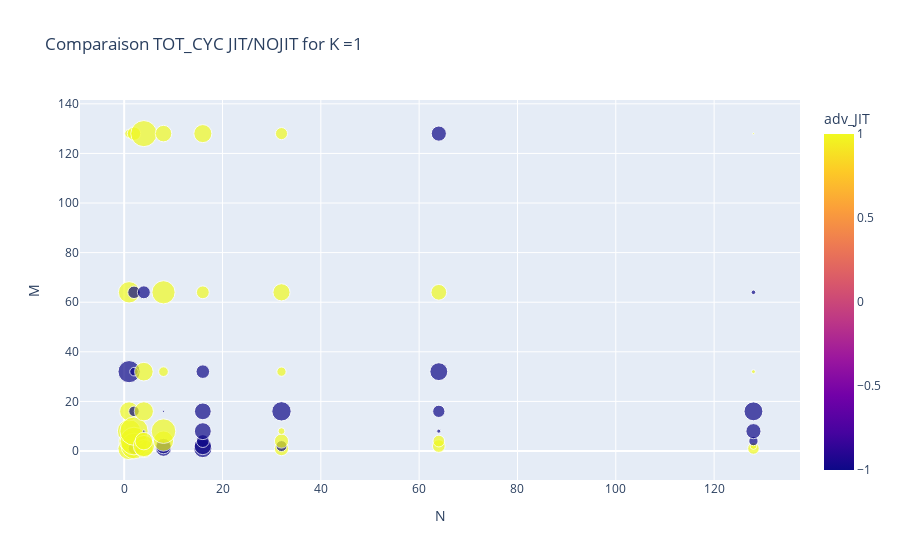
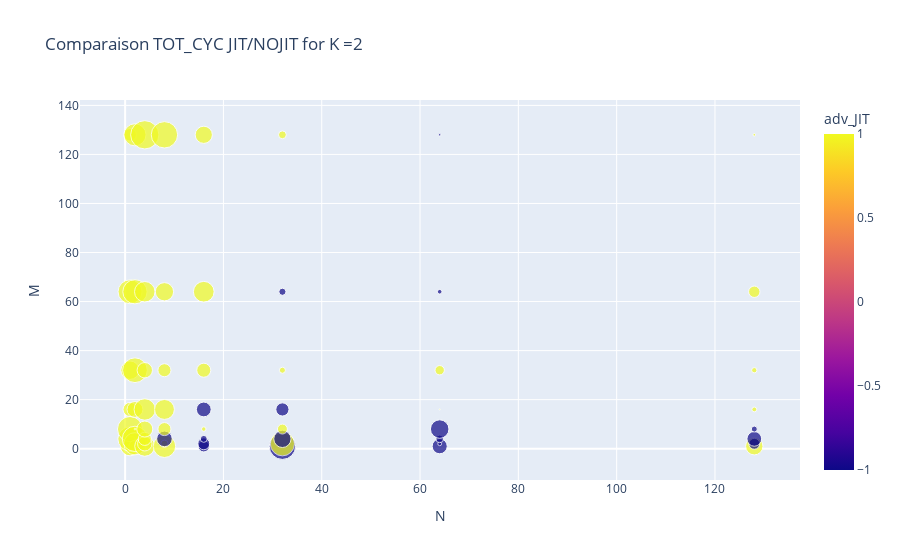
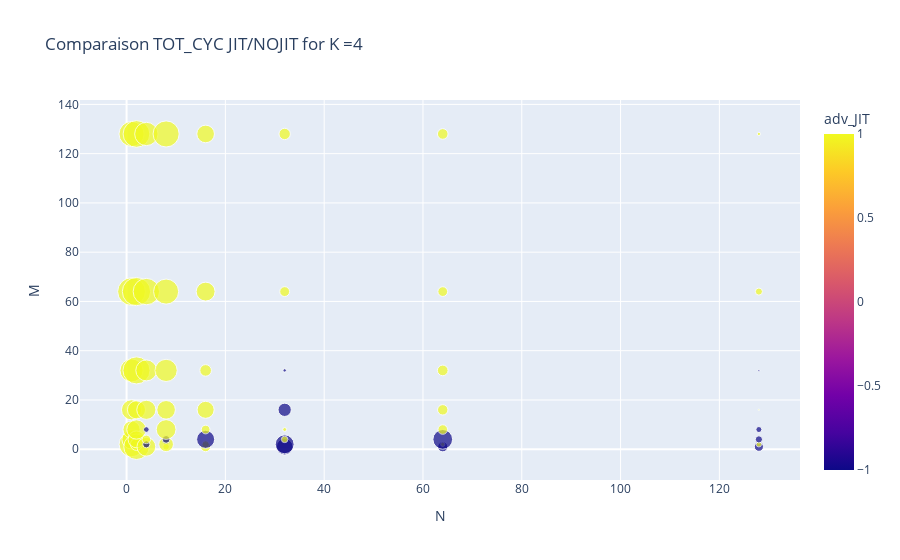
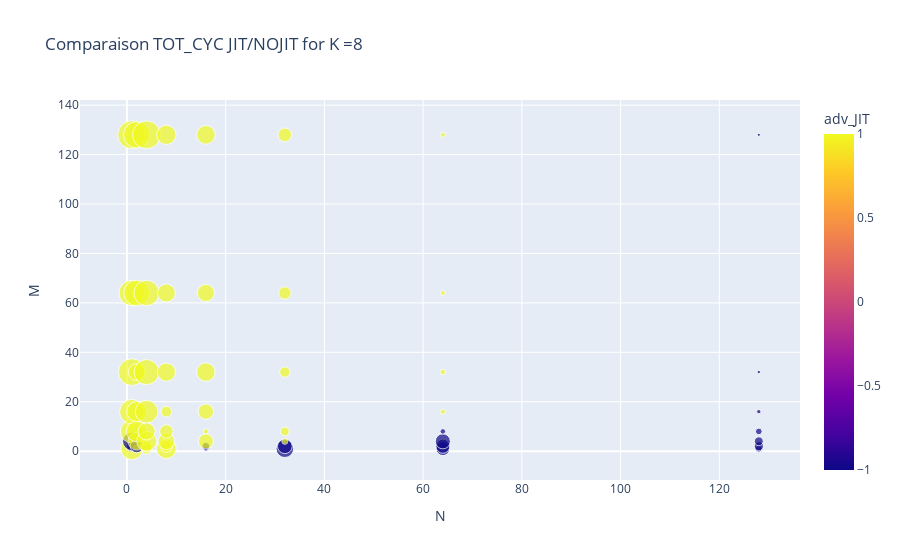

The code cell stored with these charts, in order, in its notebook:
### Code cell
def prompt_results(df,col,fixed_param):
    nmk = ['N','M','K']
    nmk.remove(fixed_param)
    for k in df[fixed_param].unique():
        fig = px.scatter(df[df[fixed_param] == k], x = nmk[0], y = nmk[1], size = "compare_" + col, color = col +"_adv_JIT", title = "Comparaison " + col +" JIT/NOJIT for " +fixed_param+"  = "+str(k))
        fig.show()

### Figure 1 — Plotly figure (JSON) as saved in the notebook; plotly's stock layout.template omitted (floating-point values rounded to 4 significant figures)
{"data": [{"hovertemplate": "N=%{x}<br>M=%{y}<br>compare_TOTCYC=%{marker.size}<br>adv_JIT=%{marker.color}<extra></extra>", "legendgroup": "", "marker": {"color": [1, 1, 1, 1, 1, -1, 1, 1, -1, 1, 1, 1, -1, -1, -1, 1, 1, 1, 1, -1, 1, 1, -1, 1, -1, -1, 1, 1, -1, 1, 1, 1, -1, -1, -1, -1, -1, -1, 1, 1, 1, -1, 1, 1, -1, 1, 1, 1, 1, 1, 1, -1, -1, -1, 1, -1, 1, 1, -1, -1, -1, 1, -1, 1], "coloraxis": "coloraxis", "size": [13.83, 4.827, 11.68, 15.22, 9.992, 13.67, 12.71, 2.12, 3.787, 18.37, 21.35, 22.21, 3.073, 2.052, 4.345, 5.01, 9.135, 12.47, 8.585, 0.182, 10.17, 9.637, 4.657, 18.93, 6.808, 6.625, 11.3, 16.78, 0.1314, 2.586, 14.94, 7.582, 9.229, 8.301, 4.568, 7.928, 7.813, 5.134, 4.573, 9.055, 5.712, 3.358, 5.559, 1.309, 10.44, 2.376, 8.185, 4.069, 0.0761, 4.512, 3.829, 0.4693, 4.198, 8.886, 6.867, 6.394, 3.674, 1.244, 2.392, 6.365, 9.896, 0.4296, 0.5893, 0.08838], "sizemode": "area", "sizeref": 0.05553, "symbol": "circle"}, "mode": "markers", "name": "", "orientation": "v", "showlegend": false, "type": "scatter", "x": [1, 1, 1, 1, 1, 1, 1, 1, 2, 2, 2, 2, 2, 2, 2, 2, 4, 4, 4, 4, 4, 4, 4, 4, 8, 8, 8, 8, 8, 8, 8, 8, 16, 16, 16, 16, 16, 16, 16, 16, 32, 32, 32, 32, 32, 32, 32, 32, 64, 64, 64, 64, 64, 64, 64, 64, 128, 128, 128, 128, 128, 128, 128, 128], "xaxis": "x", "y": [1, 2, 4, 8, 16, 32, 64, 128, 1, 2, 4, 8, 16, 32, 64, 128, 1, 2, 4, 8, 16, 32, 64, 128, 1, 2, 4, 8, 16, 32, 64, 128, 1, 2, 4, 8, 16, 32, 64, 128, 1, 2, 4, 8, 16, 32, 64, 128, 1, 2, 4, 8, 16, 32, 64, 128, 1, 2, 4, 8, 16, 32, 64, 128], "yaxis": "y"}], "layout": {"coloraxis": {"colorbar": {"title": {"text": "adv_JIT"}}, "colorscale": [[0, "#0d0887"], [0.1111, "#46039f"], [0.2222, "#7201a8"], [0.3333, "#9c179e"], [0.4444, "#bd3786"], [0.5556, "#d8576b"], [0.6667, "#ed7953"], [0.7778, "#fb9f3a"], [0.8889, "#fdca26"], [1, "#f0f921"]]}, "legend": {"itemsizing": "constant", "tracegroupgap": 0}, "title": {"text": "Comparaison TOT_CYC JIT/NOJIT for K =1"}, "xaxis": {"anchor": "y", "domain": [0, 1], "title": {"text": "N"}}, "yaxis": {"anchor": "x", "domain": [0, 1], "title": {"text": "M"}}}}

### Figure 2 — Plotly figure (JSON) as saved in the notebook; plotly's stock layout.template omitted (floating-point values rounded to 4 significant figures)
{"data": [{"hovertemplate": "N=%{x}<br>M=%{y}<br>compare_TOTCYC=%{marker.size}<br>adv_JIT=%{marker.color}<extra></extra>", "legendgroup": "", "marker": {"color": [1, 1, 1, 1, 1, 1, 1, 1, 1, 1, 1, 1, 1, 1, 1, 1, 1, 1, 1, 1, 1, 1, 1, 1, 1, 1, -1, 1, 1, 1, 1, 1, -1, -1, -1, 1, -1, 1, 1, 1, -1, 1, -1, 1, -1, 1, -1, 1, -1, -1, -1, -1, 1, 1, -1, -1, 1, -1, -1, -1, 1, 1, 1, 1], "coloraxis": "coloraxis", "size": [11.99, 7.783, 19.34, 20.46, 6.41, 11.0, 18.67, 5.158, 4.734, 16.05, 20.79, 0.092, 8.229, 19.86, 19.1, 15.93, 13.05, 6.767, 5.593, 8.37, 14.89, 7.692, 13.65, 25.96, 16.41, 1.764, 7.886, 5.523, 12.91, 5.535, 10.85, 22.58, 4.203, 4.604, 1.561, 0.6572, 7.081, 6.4, 13.95, 9.6, 22.63, 18.96, 9.722, 3.202, 5.639, 1.187, 1.662, 1.986, 7.4, 0.47, 1.907, 11.13, 0.05824, 2.846, 0.704, 0.1943, 9.799, 3.867, 7.054, 1.176, 0.7596, 0.9119, 4.234, 0.2252], "sizemode": "area", "sizeref": 0.06489, "symbol": "circle"}, "mode": "markers", "name": "", "orientation": "v", "showlegend": false, "type": "scatter", "x": [1, 1, 1, 1, 1, 1, 1, 1, 2, 2, 2, 2, 2, 2, 2, 2, 4, 4, 4, 4, 4, 4, 4, 4, 8, 8, 8, 8, 8, 8, 8, 8, 16, 16, 16, 16, 16, 16, 16, 16, 32, 32, 32, 32, 32, 32, 32, 32, 64, 64, 64, 64, 64, 64, 64, 64, 128, 128, 128, 128, 128, 128, 128, 128], "xaxis": "x", "y": [1, 2, 4, 8, 16, 32, 64, 128, 1, 2, 4, 8, 16, 32, 64, 128, 1, 2, 4, 8, 16, 32, 64, 128, 1, 2, 4, 8, 16, 32, 64, 128, 1, 2, 4, 8, 16, 32, 64, 128, 1, 2, 4, 8, 16, 32, 64, 128, 1, 2, 4, 8, 16, 32, 64, 128, 1, 2, 4, 8, 16, 32, 64, 128], "yaxis": "y"}], "layout": {"coloraxis": {"colorbar": {"title": {"text": "adv_JIT"}}, "colorscale": [[0, "#0d0887"], [0.1111, "#46039f"], [0.2222, "#7201a8"], [0.3333, "#9c179e"], [0.4444, "#bd3786"], [0.5556, "#d8576b"], [0.6667, "#ed7953"], [0.7778, "#fb9f3a"], [0.8889, "#fdca26"], [1, "#f0f921"]]}, "legend": {"itemsizing": "constant", "tracegroupgap": 0}, "title": {"text": "Comparaison TOT_CYC JIT/NOJIT for K =2"}, "xaxis": {"anchor": "y", "domain": [0, 1], "title": {"text": "N"}}, "yaxis": {"anchor": "x", "domain": [0, 1], "title": {"text": "M"}}}}

### Figure 3 — Plotly figure (JSON) as saved in the notebook; plotly's stock layout.template omitted (floating-point values rounded to 4 significant figures)
{"data": [{"hovertemplate": "N=%{x}<br>M=%{y}<br>compare_TOTCYC=%{marker.size}<br>adv_JIT=%{marker.color}<extra></extra>", "legendgroup": "", "marker": {"color": [-1, 1, 1, 1, 1, 1, 1, 1, 1, 1, 1, 1, 1, 1, 1, 1, 1, -1, 1, -1, 1, 1, 1, 1, 1, 1, -1, 1, 1, 1, 1, 1, 1, 1, -1, 1, 1, 1, 1, 1, -1, -1, 1, 1, -1, -1, 1, 1, -1, 1, -1, 1, 1, 1, 1, 1, -1, 1, -1, -1, 1, -1, 1, 1], "coloraxis": "coloraxis", "size": [0.2191, 24.08, 14.47, 11.58, 15.81, 20.67, 30.08, 24.5, 25.26, 5.825, 11.05, 14.62, 12.83, 28.57, 31.17, 27.87, 13.81, 2.032, 2.836, 1.245, 14.29, 17.29, 27.14, 21.27, 1.732, 8.357, 2.352, 15.2, 13.44, 19.19, 24.47, 26.57, 3.774, 2.14, 12.69, 2.979, 11.35, 5.24, 13.96, 12.14, 10.64, 13.91, 1.638, 0.6079, 6.875, 0.4503, 3.793, 5.054, 4.036, 0.7055, 15.15, 3.59, 4.234, 4.446, 3.691, 4.392, 3.26, 1.108, 2.034, 1.422, 0.09387, 0.1558, 1.964, 0.4273], "sizemode": "area", "sizeref": 0.07794, "symbol": "circle"}, "mode": "markers", "name": "", "orientation": "v", "showlegend": false, "type": "scatter", "x": [1, 1, 1, 1, 1, 1, 1, 1, 2, 2, 2, 2, 2, 2, 2, 2, 4, 4, 4, 4, 4, 4, 4, 4, 8, 8, 8, 8, 8, 8, 8, 8, 16, 16, 16, 16, 16, 16, 16, 16, 32, 32, 32, 32, 32, 32, 32, 32, 64, 64, 64, 64, 64, 64, 64, 64, 128, 128, 128, 128, 128, 128, 128, 128], "xaxis": "x", "y": [1, 2, 4, 8, 16, 32, 64, 128, 1, 2, 4, 8, 16, 32, 64, 128, 1, 2, 4, 8, 16, 32, 64, 128, 1, 2, 4, 8, 16, 32, 64, 128, 1, 2, 4, 8, 16, 32, 64, 128, 1, 2, 4, 8, 16, 32, 64, 128, 1, 2, 4, 8, 16, 32, 64, 128, 1, 2, 4, 8, 16, 32, 64, 128], "yaxis": "y"}], "layout": {"coloraxis": {"colorbar": {"title": {"text": "adv_JIT"}}, "colorscale": [[0, "#0d0887"], [0.1111, "#46039f"], [0.2222, "#7201a8"], [0.3333, "#9c179e"], [0.4444, "#bd3786"], [0.5556, "#d8576b"], [0.6667, "#ed7953"], [0.7778, "#fb9f3a"], [0.8889, "#fdca26"], [1, "#f0f921"]]}, "legend": {"itemsizing": "constant", "tracegroupgap": 0}, "title": {"text": "Comparaison TOT_CYC JIT/NOJIT for K =4"}, "xaxis": {"anchor": "y", "domain": [0, 1], "title": {"text": "N"}}, "yaxis": {"anchor": "x", "domain": [0, 1], "title": {"text": "M"}}}}

### Figure 4 — Plotly figure (JSON) as saved in the notebook; plotly's stock layout.template omitted (floating-point values rounded to 4 significant figures)
{"data": [{"hovertemplate": "N=%{x}<br>M=%{y}<br>compare_TOTCYC=%{marker.size}<br>adv_JIT=%{marker.color}<extra></extra>", "legendgroup": "", "marker": {"color": [1, -1, -1, 1, 1, 1, 1, 1, 1, -1, 1, 1, 1, 1, 1, 1, 1, 1, 1, 1, 1, 1, 1, 1, 1, 1, 1, 1, 1, 1, 1, 1, -1, -1, 1, 1, 1, 1, 1, 1, -1, -1, 1, 1, -1, 1, 1, 1, -1, -1, -1, -1, 1, 1, 1, 1, -1, -1, -1, -1, -1, -1, 1, -1], "coloraxis": "coloraxis", "size": [20.62, 4.617, 14.64, 22.58, 25.73, 30.81, 28.26, 34.16, 2.397, 7.275, 13.19, 18.44, 17.07, 11.94, 28.55, 29.7, 4.783, 5.403, 16.59, 12.79, 21.97, 27.03, 27.74, 33.54, 16.94, 6.036, 11.8, 7.756, 4.899, 14.4, 13.92, 16.06, 1.064, 2.716, 9.598, 1.11, 10.16, 14.66, 12.79, 14.98, 13.25, 9.282, 1.598, 3.283, 0.02481, 4.718, 6.724, 8.023, 8.024, 8.538, 9.775, 1.323, 1.201, 1.289, 1.073, 1.072, 2.091, 3.668, 3.419, 1.89, 0.817, 0.5055, 0.003395, 0.4458], "sizemode": "area", "sizeref": 0.08541, "symbol": "circle"}, "mode": "markers", "name": "", "orientation": "v", "showlegend": false, "type": "scatter", "x": [1, 1, 1, 1, 1, 1, 1, 1, 2, 2, 2, 2, 2, 2, 2, 2, 4, 4, 4, 4, 4, 4, 4, 4, 8, 8, 8, 8, 8, 8, 8, 8, 16, 16, 16, 16, 16, 16, 16, 16, 32, 32, 32, 32, 32, 32, 32, 32, 64, 64, 64, 64, 64, 64, 64, 64, 128, 128, 128, 128, 128, 128, 128, 128], "xaxis": "x", "y": [1, 2, 4, 8, 16, 32, 64, 128, 1, 2, 4, 8, 16, 32, 64, 128, 1, 2, 4, 8, 16, 32, 64, 128, 1, 2, 4, 8, 16, 32, 64, 128, 1, 2, 4, 8, 16, 32, 64, 128, 1, 2, 4, 8, 16, 32, 64, 128, 1, 2, 4, 8, 16, 32, 64, 128, 1, 2, 4, 8, 16, 32, 64, 128], "yaxis": "y"}], "layout": {"coloraxis": {"colorbar": {"title": {"text": "adv_JIT"}}, "colorscale": [[0, "#0d0887"], [0.1111, "#46039f"], [0.2222, "#7201a8"], [0.3333, "#9c179e"], [0.4444, "#bd3786"], [0.5556, "#d8576b"], [0.6667, "#ed7953"], [0.7778, "#fb9f3a"], [0.8889, "#fdca26"], [1, "#f0f921"]]}, "legend": {"itemsizing": "constant", "tracegroupgap": 0}, "title": {"text": "Comparaison TOT_CYC JIT/NOJIT for K =8"}, "xaxis": {"anchor": "y", "domain": [0, 1], "title": {"text": "N"}}, "yaxis": {"anchor": "x", "domain": [0, 1], "title": {"text": "M"}}}}
